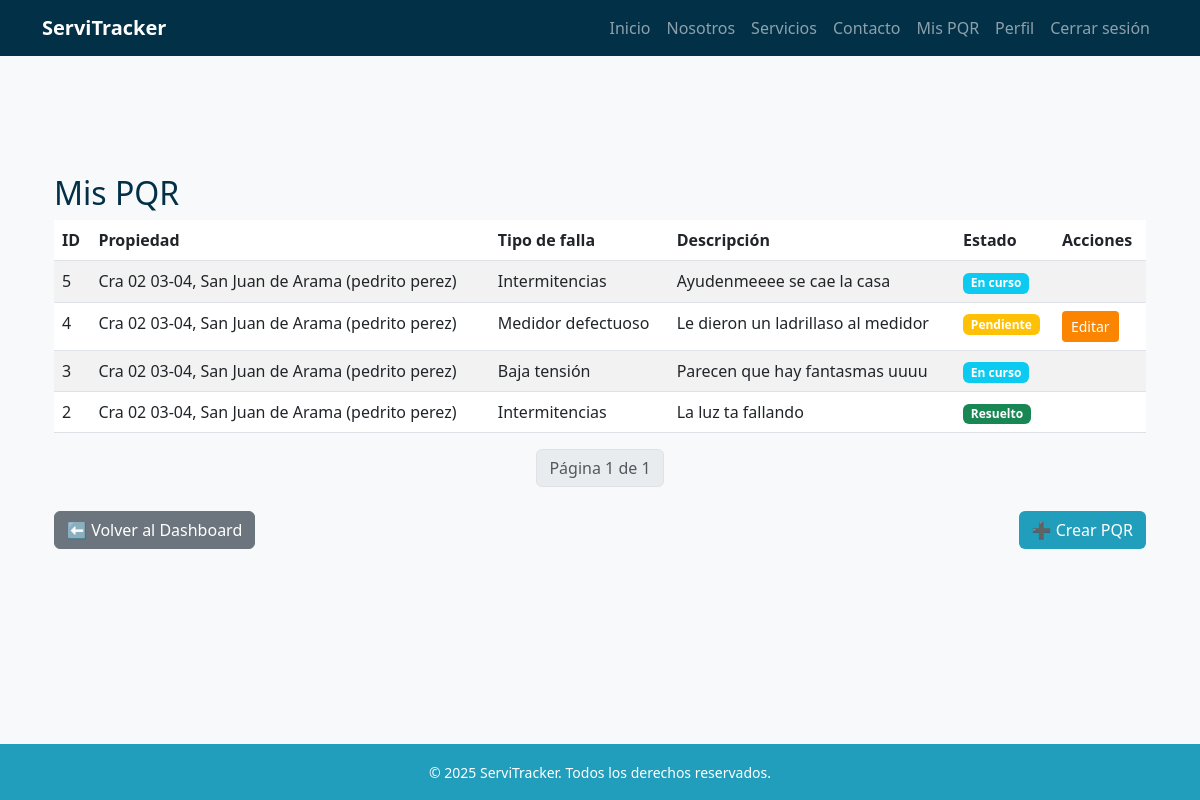
The page /pqr/mis/ (signed in) on the database its author committed.
### pqr/models.py (models this page shows, shortened)
class PQR(models.Model):
    ciudadano = models.ForeignKey(
        settings.AUTH_USER_MODEL,
        on_delete=models.SET_NULL,
        null=True,
        blank=True,
        related_name="pqrs_ciudadano"
    )
    propiedad = models.ForeignKey(
        Propiedad,
        on_delete=models.SET_NULL,
        null=True,
        blank=True
    )
    direccion = models.CharField(max_length=255, blank=True, null=True)
    departamento = models.CharField(max_length=100, blank=True, null=True)
    ciudad = models.CharField(max_length=100, blank=True, null=True)
    telefono_contacto = models.CharField(max_length=20, unique=True, null=True, blank=True)
    tipo_falla = models.ForeignKey(TipoFalla, on_delete=models.PROTECT)
    descripcion = models.TextField()
    estado = models.ForeignKey(EstadoPQR, on_delete=models.PROTECT)
    tecnico_asignado = models.ForeignKey(
        settings.AUTH_USER_MODEL,
        on_delete=models.SET_NULL,
        null=True,
        blank=True,
        related_name="pqrs_tecnico"
    )
    agente_revisor = models.ForeignKey(
        settings.AUTH_USER_MODEL,
        on_delete=models.SET_NULL,
        null=True,
        blank=True,
        related_name="pqrs_agente"
    )
    observacion_tecnico = models.TextField(blank=True, null=True)
    fecha_creacion = models.DateTimeField(auto_now_add=True)
    fecha_actualizacion = models.DateTimeField(auto_now=True)

class TipoFalla(models.Model):
    nombre = models.CharField(max_length=100)
    def __str__(self):
        return self.nombre

class EstadoPQR(models.Model):
    nombre = models.CharField(max_length=50)

### propiedades/models.py (models this page shows)
class Propiedad(models.Model):
    usuario = models.ForeignKey(
        settings.AUTH_USER_MODEL,
        on_delete=models.CASCADE,
        related_name='propiedades'
    )
    departamento = models.CharField(max_length=100)
    ciudad = models.CharField(max_length=100)
    direccion = models.CharField(max_length=200)
    activa = models.BooleanField(default=True)
    def __str__(self):
        nombre = self.usuario.get_full_name() if hasattr(self.usuario, 'get_full_name') else str(self.usuario)
        return f"{self.direccion}, {self.ciudad} ({nombre})"

### usuarios/models.py (models this page shows, shortened)
class Usuario(AbstractBaseUser, PermissionsMixin):
    ROLES = [
        ("administrador", "Administrador"),
        ("agente", "Agente"),
        ("tecnico", "Técnico"),
        ("ciudadano", "Ciudadano"),
    ]
    documento = models.CharField(max_length=20, unique=True)
    email = models.EmailField(blank=True, null=True)
    nombres = models.CharField(max_length=100, blank=True, null=True)
    apellidos = models.CharField(max_length=100, blank=True, null=True)
    rol = models.CharField(max_length=20, choices=ROLES, default="ciudadano")
    especialidad = models.ForeignKey(Especialidad, on_delete=models.SET_NULL, null=True, blank=True)
    is_active = models.BooleanField(default=True)
    is_staff = models.BooleanField(default=False)
    date_joined = models.DateTimeField(auto_now_add=True)
    objects = UsuarioManager()
    USERNAME_FIELD = "documento"
    REQUIRED_FIELDS = []  # puedes agregar 'email' si quieres que sea obligatorio
    def get_full_name(self):
        nombre = (self.nombres or "").strip()
        apellido = (self.apellidos or "").strip()
        full = f"{nombre} {apellido}".strip()
        return full or ""

### pqr/views.py (the view)
# urls.py: path('mis/', views.mi_lista_pqr, name='mi_lista_pqr'),                # Ciudadano: solo sus PQR
@login_required
def mi_lista_pqr(request):
    pqr_queryset = PQR.objects.filter(ciudadano=request.user).order_by("-id")
    paginator = Paginator(pqr_queryset, 10)
    page_number = request.GET.get("page")
    pqr_list = paginator.get_page(page_number)
    return render(request, 'pqr/mis_pqr.html', {'pqr_list': pqr_list})

### templates/pqr/mis_pqr.html (shortened to what this page needs)
{% extends 'base.html' %}
{% block content %}
<div class="container my-5">
    <h2 class="text-blue-dark">Mis PQR</h2>
    <table class="table table-striped">
        <thead>
            <tr>
                <th>ID</th>
                <th>Propiedad</th>
                <th>Tipo de falla</th>
                <th>Descripción</th>
                <th>Estado</th>
                <th>Acciones</th>
            </tr>
        </thead>
        <tbody>
            {% for pqr in pqr_list %}
            <tr>
                <td>{{ pqr.id }}</td>
                <td>{{ pqr.propiedad }}</td>
                <td>{{ pqr.tipo_falla }}</td>
                <td>{{ pqr.descripcion }}</td>
                <td>
                    <span class="badge
                        {% if pqr.estado.nombre == 'Pendiente' %} bg-warning
                        {% elif pqr.estado.nombre == 'En curso' %} bg-info
                        {% elif pqr.estado.nombre == 'Resuelto' %} bg-success
                        {% else %} bg-secondary
                        {% endif %}">
                        {{ pqr.estado.nombre }}
                    </span>
                </td>
                <td>
                    {% if pqr.estado.nombre == "Pendiente" %}
                        <a href="{% url 'editar_pqr' pqr.pk %}" class="btn btn-sm btn-orange-dark">Editar</a>
                    {% endif %}
                </td>
            </tr>
            {% empty %}
            <tr><td colspan="6">No tienes PQR registrados.</td></tr>
            {% endfor %}
        </tbody>
    </table>
    <nav aria-label="Page navigation">
        <ul class="pagination justify-content-center">
            <li class="page-item disabled">
                <span class="page-link">
                    Página {{ pqr_list.number }} de {{ pqr_list.paginator.num_pages }}
                </span>
            </li>
        </ul>
    </nav>
    <div class="d-flex justify-content-between mt-4">
        <a href="{% url 'dashboard_ciudadano' %}" class="btn btn-secondary">
            ⬅️ Volver al Dashboard
        </a>
        <a href="{% url 'nuevo_pqr' %}" class="btn btn-blue-mid">
            ➕ Crear PQR
        </a>
    </div>
</div>
{% endblock %}

### static/css/style.css (style rules this page uses)
:root { --blue-light: #8ecae6; --blue-mid: #219ebc; --blue-deep: #126782; --blue-dark: #023047; --yellow: #ffb703; --orange-light: #fd9e02; --orange-dark: #fb8500; --green-light: #198754; --green-dark: #146c43; }
.text-blue-dark { color: var(--blue-dark); }
body { font-family: 'Segoe UI', sans-serif; background-color: #f8f9fa; padding-top: 70px; min-height: 100vh; display: flex; flex-direction: column; }
.btn-blue-mid { background-color: var(--blue-mid); color: white; }
.btn-orange-dark { background-color: var(--orange-dark); color: white; }

### rows shown on the page
PQR: id "5", propiedad "Cra 02 03-04, San Juan de Arama (pedrito perez)", tipo_falla "Intermitencias", descripcion "Ayudenmeeee se cae la casa", estado.nombre "En curso"
PQR: id "4", propiedad "Cra 02 03-04, San Juan de Arama (pedrito perez)", tipo_falla "Medidor defectuoso", descripcion "Le dieron un ladrillaso al medidor", estado.nombre "Pendiente", shows "Editar"
PQR: id "3", propiedad "Cra 02 03-04, San Juan de Arama (pedrito perez)", tipo_falla "Baja tensión", descripcion "Parecen que hay fantasmas uuuu", estado.nombre "En curso"
PQR: id "2", propiedad "Cra 02 03-04, San Juan de Arama (pedrito perez)", tipo_falla "Intermitencias", descripcion "La luz ta fallando", estado.nombre "Resuelto"

### other values the page prints
{{ pqr_list.number }} "1"
{{ pqr_list.paginator.num_pages }} "1"
